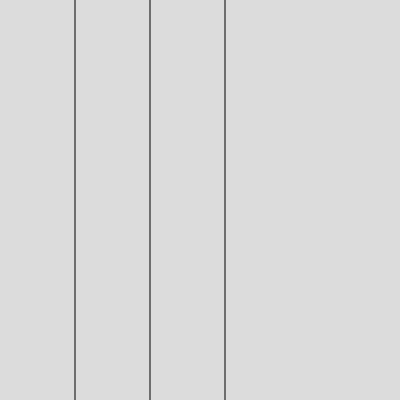
Frame 1 (no input)
Frame 60 (no input): identical to frame 1, image omitted
Frame 120 (the mouse pressed at the canvas centre since frame 60): identical to frame 1, image omitted

The p5.js sketch that drew this single still picture (run headless with seeded random() and noise() and a simulated clock; from frame 60 on, the mouse is pressed at the canvas centre):

// p5.js sketch
// ── sketch.js
function setup() {
  createCanvas(400, 400);
}

function draw() {
  background(220);
  
  line(75, 0, 75, height);
  line(150, 0, 150, height);
  line(225, 0, 225, height);

}
